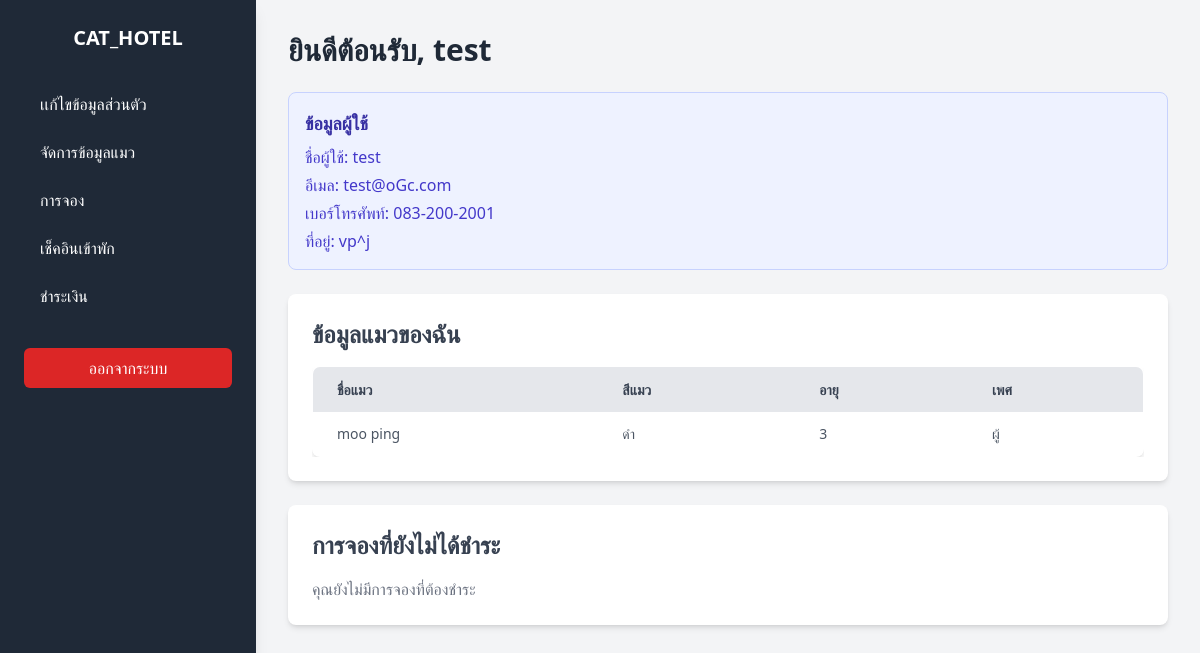
The page /user_index.php (signed in) on the database its author committed.
### tables this page shows
CREATE TABLE `users` (
  `id` int(11) NOT NULL,
  `username` varchar(50) NOT NULL,
  `password` varchar(255) NOT NULL,
  `role` enum('user','admin') DEFAULT 'user',
  `phone` varchar(20) DEFAULT NULL,
  `email` varchar(100) DEFAULT NULL,
  `address` text DEFAULT NULL
);

CREATE TABLE `cats` (
  `id` int(11) NOT NULL,
  `user_id` int(11) NOT NULL,
  `name` varchar(100) NOT NULL,
  `color` varchar(50) DEFAULT NULL,
  `age` int(11) DEFAULT NULL,
  `gender` enum('male','female') NOT NULL
);

### user_index.php (the view, shortened to what this page needs)
<?php
include 'db_connect.php';
$stmt = $conn->prepare("SELECT id, username, email, phone, address FROM users WHERE username=?");
$stmt->bind_param("s", $_SESSION['username']);
$stmt->execute();
$result = $stmt->get_result();
$user = $result->fetch_assoc();
$user_id = $user['id'];
$user_email = $user['email'];
$user_phone = $user['phone'];
$user_address = $user['address'];
$stmt = $conn->prepare("SELECT * FROM cats WHERE user_id = ?");
$stmt->bind_param("i", $user_id);
$stmt->execute();
$result = $stmt->get_result();
$cats = $result->fetch_all(MYSQLI_ASSOC);
$stmt = $conn->prepare("
    SELECT r.id, c.name AS cat_name, r.date_from, r.date_to, ro.room_type, r.total_cost
    FROM reservations r
    JOIN cats c ON r.cat_id = c.id
    JOIN rooms ro ON r.room_id = ro.id
    WHERE r.customer_id = ? AND r.paid = 0
    ORDER BY r.date_from ASC
");
$stmt->bind_param("i", $user_id);
$stmt->execute();
$result = $stmt->get_result();
$unpaid_reservations = $result->fetch_all(MYSQLI_ASSOC);
?>
<!DOCTYPE html>
<html lang="th">
<head>
<script src="https://cdn.tailwindcss.com"></script>
</head>
<body class="bg-gray-100 font-sans">
<div class="flex min-h-screen">
    <aside class="w-64 bg-gray-800 text-white p-6 shadow-lg">
        <div class="text-xl font-semibold mb-8 text-center">CAT_HOTEL</div>
        <nav>
            <ul>
                <li class="mb-2"><a href="edit_profile.php" class="block w-full py-2 px-4 rounded-md hover:bg-gray-700">เเก้ไขข้อมูลส่วนตัว</a></li>
                <li class="mb-2"><a href="my_cats.php" class="block w-full py-2 px-4 rounded-md hover:bg-gray-700">จัดการข้อมูลแมว</a></li>
                <li class="mb-2"><a href="reservations.php" class="block w-full py-2 px-4 rounded-md hover:bg-gray-700">การจอง</a></li>
                <li class="mb-2"><a href="user_reservations.php" class="block w-full py-2 px-4 rounded-md hover:bg-gray-700">เช็คอินเข้าพัก</a></li>
                <li class="mb-2"><a href="payments.php" class="block w-full py-2 px-4 rounded-md hover:bg-gray-700">ชำระเงิน</a></li>
                <li class="mt-8"><a href="logout.php" class="block py-2 px-4 rounded-md bg-red-600 hover:bg-red-700 text-center">ออกจากระบบ</a></li>
            </ul>
        </nav>
    </aside>
    <main class="flex-1 p-8">
        <h2 class="text-3xl font-bold mb-6 text-gray-800">ยินดีต้อนรับ, <?php echo htmlspecialchars($_SESSION['username']); ?></h2>
        <div class="mb-6 p-4 bg-indigo-50 rounded-lg border border-indigo-200">
            <h4 class="text-lg font-semibold text-indigo-800 mb-2">ข้อมูลผู้ใช้</h4>
            <ul class="text-indigo-700 space-y-1">
                <li><span class="font-medium">ชื่อผู้ใช้:</span> <?php echo htmlspecialchars($user['username']); ?></li>
                <li><span class="font-medium">อีเมล:</span> <?php echo htmlspecialchars($user_email); ?></li>
                <li><span class="font-medium">เบอร์โทรศัพท์:</span> <?php echo htmlspecialchars($user_phone); ?></li>
                <li><span class="font-medium">ที่อยู่:</span> <?php echo htmlspecialchars($user_address); ?></li>
            </ul>
        </div>
        <div class="bg-white p-6 rounded-lg shadow-md my-6">
            <h3 class="text-2xl font-semibold mb-4 text-gray-700">ข้อมูลแมวของฉัน</h3>
            <?php if(count($cats) > 0): ?>
                <div class="overflow-x-auto">
                    <table class="min-w-full border border-gray-300 rounded-lg overflow-hidden shadow-md">
                        <thead class="bg-gray-200">
                            <tr class="text-gray-700 uppercase text-sm leading-normal">
                                <th class="py-3 px-6 text-left">ชื่อแมว</th>
                                <th class="py-3 px-6 text-left">สีแมว</th>
                                <th class="py-3 px-6 text-left">อายุ</th>
                                <th class="py-3 px-6 text-left">เพศ</th>
                            </tr>
                        </thead>
                        <tbody class="text-gray-600 text-sm font-light">
                            <?php foreach($cats as $cat): ?>
                            <tr class="border-b border-gray-200 hover:bg-gray-100">
                                <td class="py-3 px-6"><?php echo htmlspecialchars($cat['name']); ?></td>
                                <td class="py-3 px-6"><?php echo htmlspecialchars($cat['color']); ?></td>
                                <td class="py-3 px-6"><?php echo $cat['age']; ?></td>
                                <td class="py-3 px-6"><?php echo $cat['gender'] == 'male' ? 'ผู้' : 'เมีย'; ?></td>
                            </tr>
                            <?php endforeach; ?>
                        </tbody>
                    </table>
                </div>
            <?php else: ?>
                <p class="text-gray-500">คุณยังไม่มีข้อมูลแมว</p>
            <?php endif; ?>
        </div>
        <div class="bg-white p-6 rounded-lg shadow-md my-6">
            <h3 class="text-2xl font-semibold mb-4 text-gray-700">การจองที่ยังไม่ได้ชำระ</h3>
            <?php if(count($unpaid_reservations) > 0): ?>
                <div class="overflow-x-auto">
                    <table class="min-w-full border border-gray-300 rounded-lg overflow-hidden shadow-md">
                        <thead class="bg-gray-200">
                            <tr class="text-gray-700 uppercase text-sm leading-normal">
                                <th class="py-3 px-6 text-left">แมว</th>
                                <th class="py-3 px-6 text-left">วันที่เริ่ม</th>
                                <th class="py-3 px-6 text-left">วันที่สิ้นสุด</th>
                                <th class="py-3 px-6 text-left">ประเภทห้อง</th>
                                <th class="py-3 px-6 text-left">ยอดชำระ</th>
                            </tr>
                        </thead>
                        <tbody class="text-gray-600 text-sm font-light">
                            <?php foreach($unpaid_reservations as $res): ?>
                            <tr class="border-b border-gray-200 hover:bg-gray-100">
                                <td class="py-3 px-6"><?php echo htmlspecialchars($res['cat_name']); ?></td>
                                <td class="py-3 px-6"><?php echo htmlspecialchars($res['date_from']); ?></td>
                                <td class="py-3 px-6"><?php echo htmlspecialchars($res['date_to']); ?></td>
                                <td class="py-3 px-6"><?php echo !empty($res['room_type']) ? htmlspecialchars($res['room_type']) : '-'; ?></td>
                                <td class="py-3 px-6"><?php echo number_format($res['total_cost'], 2) . " บาท"; ?></td>
                            </tr>
                            <?php endforeach; ?>
                        </tbody>
                    </table>
                </div>
            <?php else: ?>
                <p class="text-gray-500">คุณยังไม่มีการจองที่ต้องชำระ</p>
            <?php endif; ?>
        </div>
    </main>
</div>
</body>
</html>

### user_index.php (style rules this page uses)
body { font-family: 'Inter', sans-serif; background-color: #f3f4f6; }

### rows shown on the page
users: username "test", email "test@oGc.com", phone "083-200-2001", address "vp^j"
cats: name "moo ping", color "ดำ", age "3", gender "ผู้"

### other values the page prints
$_SESSION['username'] "test"
